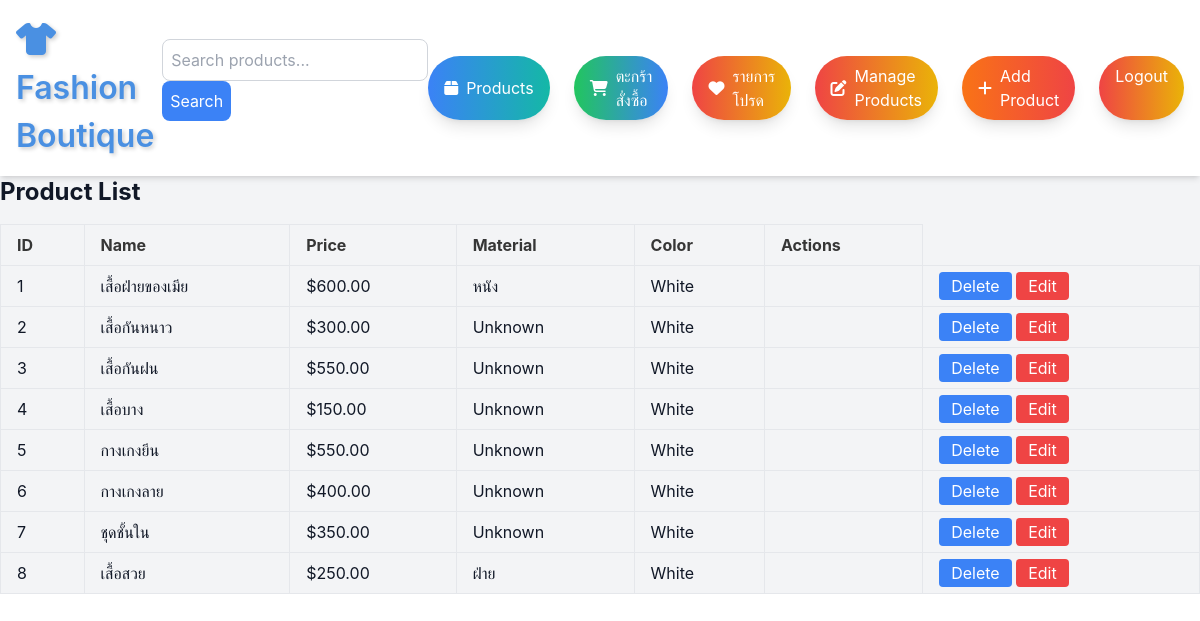
/product_list/ (signed in), run on the app's committed database.
### products/models.py (models this page shows, shortened)
class Product(models.Model):
    name = models.CharField(max_length=255)
    price = models.DecimalField(max_digits=10, decimal_places=2)
    description = models.TextField(default='No description provided.')  # Default description
    material = models.CharField(max_length=255, default='Unknown')  # Default material
    dimensions = models.CharField(max_length=100, default='Not specified')  # Default dimensions
    color = models.CharField(max_length=50, default='White')  # Default value is "White"
    image_url = models.URLField()  # Image URL of the product
    stock = models.PositiveIntegerField(default=0)  # เพิ่มฟิลด์นี้

### products/views.py (the view)
# urls.py: path('product_list/', views.product_list, name='product_list'),  # Use 'product_list/' instead of 'product-list/'
def product_list(request):
    products = Product.objects.all()  # หรือคุณสามารถทำการจัดการ pagination ที่นี่ได้
    return render(request, 'product_list.html', {'products': products})

### templates/product_list.html
{% extends 'base.html' %}
{% block content %}
  <h2 class="text-2xl font-bold mb-4">Product List</h2>
  <table class="table-auto w-full border-collapse">
    <thead>
      <tr>
        <th class="border px-4 py-2">ID</th>
        <th class="border px-4 py-2">Name</th>
        <th class="border px-4 py-2">Price</th>
        <th class="border px-4 py-2">Material</th>
        <th class="border px-4 py-2">Color</th>
        <th class="border px-4 py-2">Actions</th>
      </tr>
    </thead>
    <tbody>
      {% for product in products %}
        <tr>
          <td class="border px-4 py-2">{{ forloop.counter }}</td>
          <td class="border px-4 py-2">{{ product.name }}</td>
          <td class="border px-4 py-2">${{ product.price }}</td>
          <td class="border px-4 py-2">{{ product.material }}</td>
          <td class="border px-4 py-2">{{ product.color }}</td>
          <td class="border px-4 py-2">
            <td class="border px-4 py-2">
                <a href="{% url 'delete_product' product.id %}" class="bg-blue-500 text-white py-1 px-3 rounded"
                   onclick="return confirm('คุณต้องการลบ {{product.name}} หรือไม่')">Delete</a>
                <a href="{% url 'edit_product' product.id %}" class="bg-red-500 text-white py-1 px-3 rounded">Edit</a>
            </td>
          </td>
        </tr>
      {% empty %}
        <tr>
          <td colspan="6" class="text-center py-4">No products available.</td>
        </tr>
      {% endfor %}
    </tbody>
  </table>
{% endblock %}

### data on the page
Product: name "เสื้อฝ่ายของเมีย", price "600.00", material "หนัง", color "White"
Product: name "เสื้อกันหนาว", price "300.00", material "Unknown", color "White"
Product: name "เสื้อกันฝน", price "550.00", material "Unknown", color "White"
Product: name "เสื้อบาง", price "150.00", material "Unknown", color "White"
Product: name "กางเกงยีน", price "550.00", material "Unknown", color "White"
Product: name "กางเกงลาย", price "400.00", material "Unknown", color "White"
Product: name "ชุดชั้นใน", price "350.00", material "Unknown", color "White"
Product: name "เสื้อสวย", price "250.00", material "ฝ่าย", color "White"
